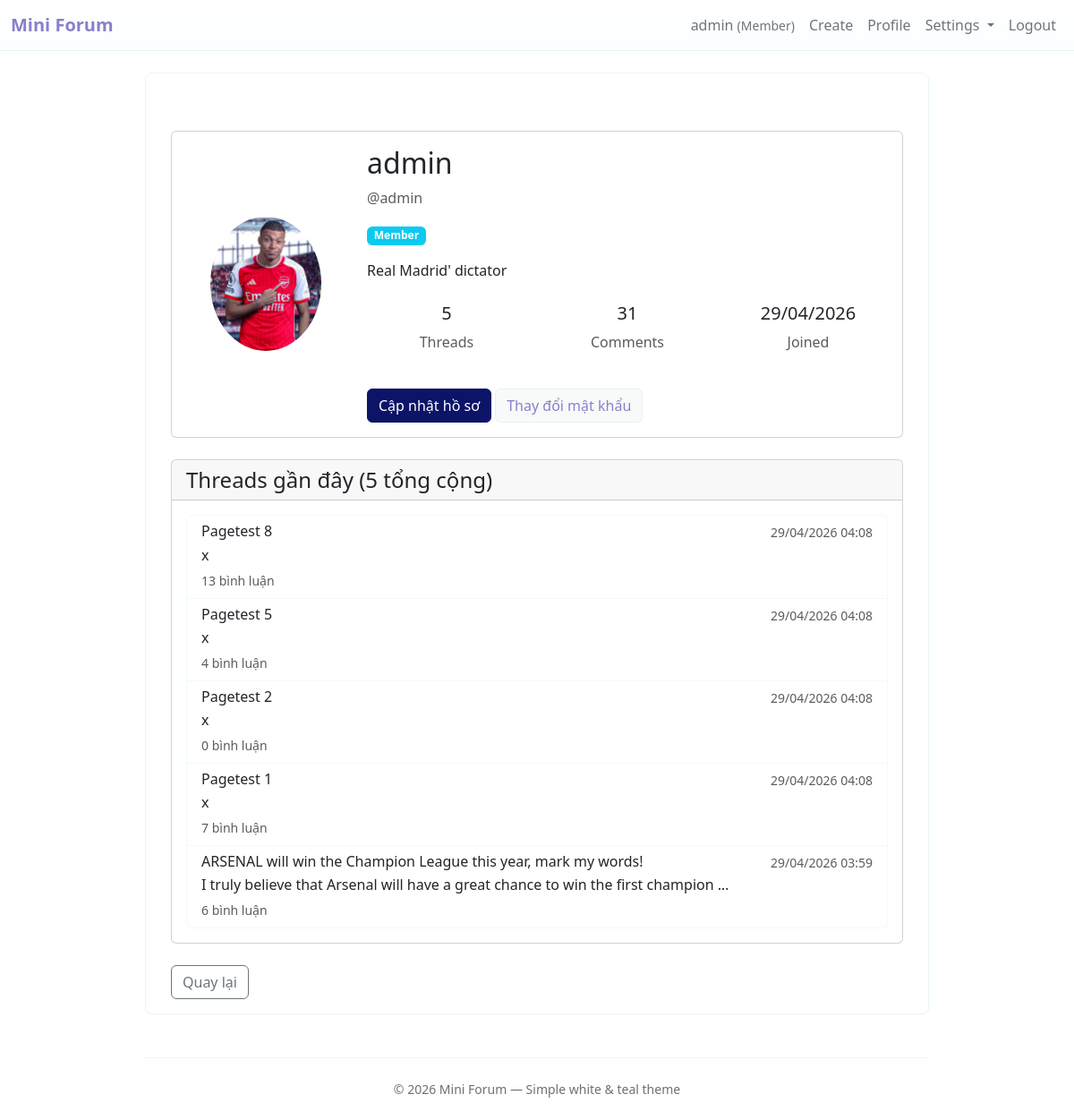
The app's page /user/admin/ (signed in) with its own data.
### forum/models.py (models this page shows, shortened)
class User(AbstractUser):
    ROLE_GUEST = "guest"
    ROLE_MEMBER = "member"
    ROLE_MODERATOR = "moderator"
    ROLE_ADMIN = "admin"
    ROLE_CHOICES = [
        (ROLE_GUEST, "Guest"),
        (ROLE_MEMBER, "Member"),
        (ROLE_MODERATOR, "Moderator"),
        (ROLE_ADMIN, "Admin"),
    ]
    role = models.CharField(max_length=16, choices=ROLE_CHOICES, default=ROLE_MEMBER)
    avatar = models.ImageField(upload_to="avatars/", null=True, blank=True)
    bio = models.TextField(max_length=500, blank=True, default="")
    class Meta:
        db_table = "auth_user"
        verbose_name = "User"
        verbose_name_plural = "Users"
    def get_thread_count(self):
        return self.threads.filter(status=Thread.STATUS_PUBLISHED).count()
    def get_comment_count(self):
        return self.comments.filter(status=Comment.STATUS_PUBLISHED).count()
    def get_display_name(self):
        if self.first_name and self.last_name:
            return f"{self.first_name} {self.last_name}"
        elif self.first_name:
            return self.first_name
        return self.username

class Thread(models.Model):
    STATUS_PUBLISHED = "published"
    STATUS_HIDDEN = "hidden"
    STATUS_DELETED = "deleted"
    STATUS_CHOICES = [
        (STATUS_PUBLISHED, "Published"),
        (STATUS_HIDDEN, "Hidden"),
        (STATUS_DELETED, "Deleted"),
    ]
    title = models.CharField(max_length=255)
    content = models.TextField()
    author = models.ForeignKey(
        settings.AUTH_USER_MODEL, on_delete=models.CASCADE, related_name="threads"
    )
    status = models.CharField(
        max_length=16, choices=STATUS_CHOICES, default=STATUS_PUBLISHED
    )
    created_at = models.DateTimeField(default=timezone.now)
    updated_at = models.DateTimeField(auto_now=True)
    image = models.ImageField(upload_to="threads/", null=True, blank=True)

### forum/views.py (the view)
# urls.py: path("user/<str:username>/", views.user_profile, name="user_profile"),
def user_profile(request, username):
    target_user = get_object_or_404(User, username=username)
    user_threads = target_user.threads.filter(status=Thread.STATUS_PUBLISHED).order_by(
        "-created_at"
    )[:10]
    context = {
        "target_user": target_user,
        "user_threads": user_threads,
        "thread_count": target_user.get_thread_count(),
        "comment_count": target_user.get_comment_count(),
        "is_own_profile": request.user.is_authenticated and request.user == target_user,
    }
    return render(request, "forum/user_profile.html", context)

### forum/templates/forum/user_profile.html (shortened to what this page needs)
{% extends "base.html" %}
{% block content %}
<div class="container mt-5">
    <div class="card mb-4">
        <div class="card-body">
            <div class="row align-items-center">
                <div class="col-md-3 text-center">
                    {% if target_user.avatar %}
                        <img src="{{ target_user.avatar.url }}" alt="{{ target_user.username }}" class="img-fluid rounded-circle" style="max-width: 150px; max-height: 150px; object-fit: cover;">
                    {% else %}
                        <div class="bg-secondary rounded-circle d-inline-flex align-items-center justify-content-center" style="width: 150px; height: 150px;">
                            <span class="text-white fs-1">{{ target_user.username|first|upper }}</span>
                        </div>
                    {% endif %}
                </div>
                <div class="col-md-9">
                    <h2>{{ target_user.get_display_name }}</h2>
                    <p class="text-muted">@{{ target_user.username }}</p>
                    <div class="mb-3">
                        {% if target_user.role == 'admin' %}
                            <span class="badge bg-danger">Admin</span>
                        {% elif target_user.role == 'moderator' %}
                            <span class="badge bg-warning">Moderator</span>
                        {% else %}
                            <span class="badge bg-info""">Member</span>
                        {% endif %}
                    </div>
                    {% if target_user.bio %}
                        <p class="card-text">{{ target_user.bio }}</p>
                    {% else %}
                        <p class="card-text text-muted"><em>Chưa có tiểu sử</em></p>
                    {% endif %}
                    <div class="row text-center mt-4">
                        <div class="col-sm-4">
                            <h5>{{ thread_count }}</h5>
                            <p class="text-muted">Threads</p>
                        </div>
                        <div class="col-sm-4">
                            <h5>{{ comment_count }}</h5>
                            <p class="text-muted">Comments</p>
                        </div>
                        <div class="col-sm-4">
                            <h5>{{ target_user.date_joined|date:"d/m/Y" }}</h5>
                            <p class="text-muted">Joined</p>
                        </div>
                    </div>
                    {% if is_own_profile %}
                        <div class="mt-4">
                            <a href="{% url 'forum:account_settings' %}" class="btn btn-primary">
                                 Cập nhật hồ sơ
                            </a>
                            <a href="{% url 'forum:password_change' %}" class="btn btn-secondary">
                                 Thay đổi mật khẩu
                            </a>
                        </div>
                    {% endif %}
                </div>
            </div>
        </div>
    </div>
    <div class="card">
        <div class="card-header">
            <h4 class="mb-0">Threads gần đây ({{ thread_count }} tổng cộng)</h4>
        </div>
        <div class="card-body">
            {% if user_threads %}
                <div class="list-group">
                    {% for thread in user_threads %}
                        <a href="{% url 'forum:detail' thread.id %}" class="list-group-item list-group-item-action">
                            <div class="d-flex w-100 justify-content-between">
                                <h6 class="mb-1">{{ thread.title }}</h6>
                                <small class="text-muted">{{ thread.created_at|date:"d/m/Y H:i" }}</small>
                            </div>
                            <p class="mb-1 text-truncate">{{ thread.content|truncatewords:15 }}</p>
                            <small class="text-muted">
                                 {{ thread.comments.count }} bình luận
                            </small>
                        </a>
                    {% endfor %}
                </div>
            {% else %}
                <p class="text-muted text-center py-4">
                    <em>Chưa có thread nào được xuất bản</em>
                </p>
            {% endif %}
        </div>
    </div>
    <div class="mt-4">
        <a href="{% url 'forum:index' %}" class="btn btn-outline-secondary">
             Quay lại
        </a>
    </div>
</div>
{% endblock %}

### forum/templates/base.html (shortened to what this page needs)
<!doctype html>
<html>
    <head>
        {% load static %}
        <link
            href="https://cdn.jsdelivr.net/npm/bootstrap@5.3.2/dist/css/bootstrap.min.css"
            rel="stylesheet"
        />
        <link href="{% static 'forum/theme.css' %}" rel="stylesheet" />
    </head>
    <body>
        <nav class="navbar navbar-expand-lg">
            <div class="container-fluid">
                <a class="navbar-brand" href="/">Mini Forum</a>
                <div class="collapse navbar-collapse" id="navMain">
                    <ul class="navbar-nav ms-auto align-items-center">
                        {% if user.is_authenticated %}
                            <li class="nav-item">
                                <span class="nav-link">
                                    {{ user.first_name|default:user.username }}
                                    <small>({{ user.get_role_display }})</small>
                                </span>
                            </li>
                            {% if user.role == 'member' or user.role == 'moderator' or user.role == 'admin' %}
                            <li class="nav-item">
                                <a class="nav-link" href="/threads/create/">Create</a>
                            </li>
                            {% endif %}
                            <li class="nav-item">
                                <a class="nav-link" href="{% url 'forum:user_profile' user.username %}">Profile</a>
                            </li>
                            <li class="nav-item dropdown">
                                <a class="nav-link dropdown-toggle" href="#" id="settingsDropdown" role="button" data-bs-toggle="dropdown" aria-expanded="false">
                                    Settings
                                </a>
                            </li>
                            <li class="nav-item">
                                <a class="nav-link" href="/accounts/logout/">Logout</a>
                            </li>
                        {% endif %}
                    </ul>
                </div>
            </div>
        </nav>
        <main class="container mt-4">
            <div class="card-soft">
                {% block content %}{% endblock %}
            </div>
            <footer class="site-footer text-center">
                <small class="d-block">&copy; {% now "Y" %} Mini Forum — Simple white & teal theme</small>
            </footer>
        </main>
    </body>
</html>

### forum/static/forum/theme.css (style rules this page uses)
:root { --brand-teal: #0b1467; --brand-dark: #8681cc; --muted: #6c757d; }
body { background-color: #ffffff; color: #1f2937; }
.navbar { background: linear-gradient(180deg, #ffffff, #fbfeff); border-bottom: 1px solid #e9f5f3; }
.navbar-brand { color: var(--brand-dark) !important; font-weight: 600; }
.nav-link { color: var(--muted) !important; }
.btn-primary { background-color: var(--brand-teal); border-color: var(--brand-teal); }
main.container { max-width: 900px; }
.card-soft { background: #ffffff; border: 1px solid #eaf7f5; box-shadow: 0 1px 2px rgba(13,148,136,0.04); border-radius: .5rem; padding: 1rem; }
.list-group-item { border: 1px solid #f0fbfa; }
footer.site-footer { margin-top: 3rem; padding: 1.5rem 0; border-top: 1px solid #eef8f7; color: #6b7275; }
.btn-secondary { background-color: #f8faf9; color: var(--brand-dark); border: 1px solid #e6f2f0; }

### records on screen
Thread: title "Pagetest 8", created_at "29/04/2026 04:08", content "x", comments.count "13"
Thread: title "Pagetest 5", created_at "29/04/2026 04:08", content "x", comments.count "4"
Thread: title "Pagetest 2", created_at "29/04/2026 04:08", content "x", comments.count "0"
Thread: title "Pagetest 1", created_at "29/04/2026 04:08", content "x", comments.count "7"
Thread: title "ARSENAL will win the Champion League this year, mark my words!", created_at "29/04/2026 03:59", content "I truly believe that Arsenal will have a great chance to win the first champion …", comments.count "6"

### other values on screen
{{ user.first_name|default:user.username }} "admin"
{{ user.get_role_display }} "Member"
{{ target_user.get_display_name }} "admin"
{{ target_user.username }} "admin"
{{ target_user.bio }} "Real Madrid' dictator"
{{ thread_count }} "5"
{{ comment_count }} "31"
{{ target_user.date_joined|date:"d/m/Y" }} "29/04/2026"
